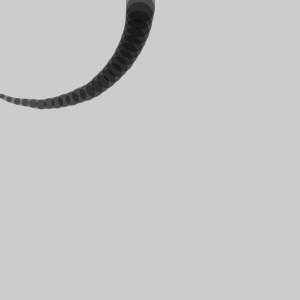
Frame 1 (no input)
Frame 2 (the mouse pressed at the canvas centre, redrawn once): identical to frame 1, image omitted

The Processing sketch that drew this single still picture (run headless with seeded random() and noise(); the mouse was pressed at the canvas centre and the sketch redrawn once):

// Processing sketch: sketch_22_3
// ── sketch_22_3.pde
//3336121 sharon chen
//exercise 22.3

int x = 150; // X-coordinate
int u = 14; // Units
float a = 0.32; // Angle
void setup() {
size(300, 300);
stroke(0, 100);
smooth();
noLoop();
}
void draw() {
background(204);
tail(140, 29, 0.08);
}
void tail(int xpos, int units, float angle) {
pushMatrix();
translate(xpos, 0);
for (int i = units; i > 0; i--) { // Count in reverse
strokeWeight(i);
line(0, 0, 0, 8);
translate(0, 8);
rotate(angle);
}
popMatrix();
}
